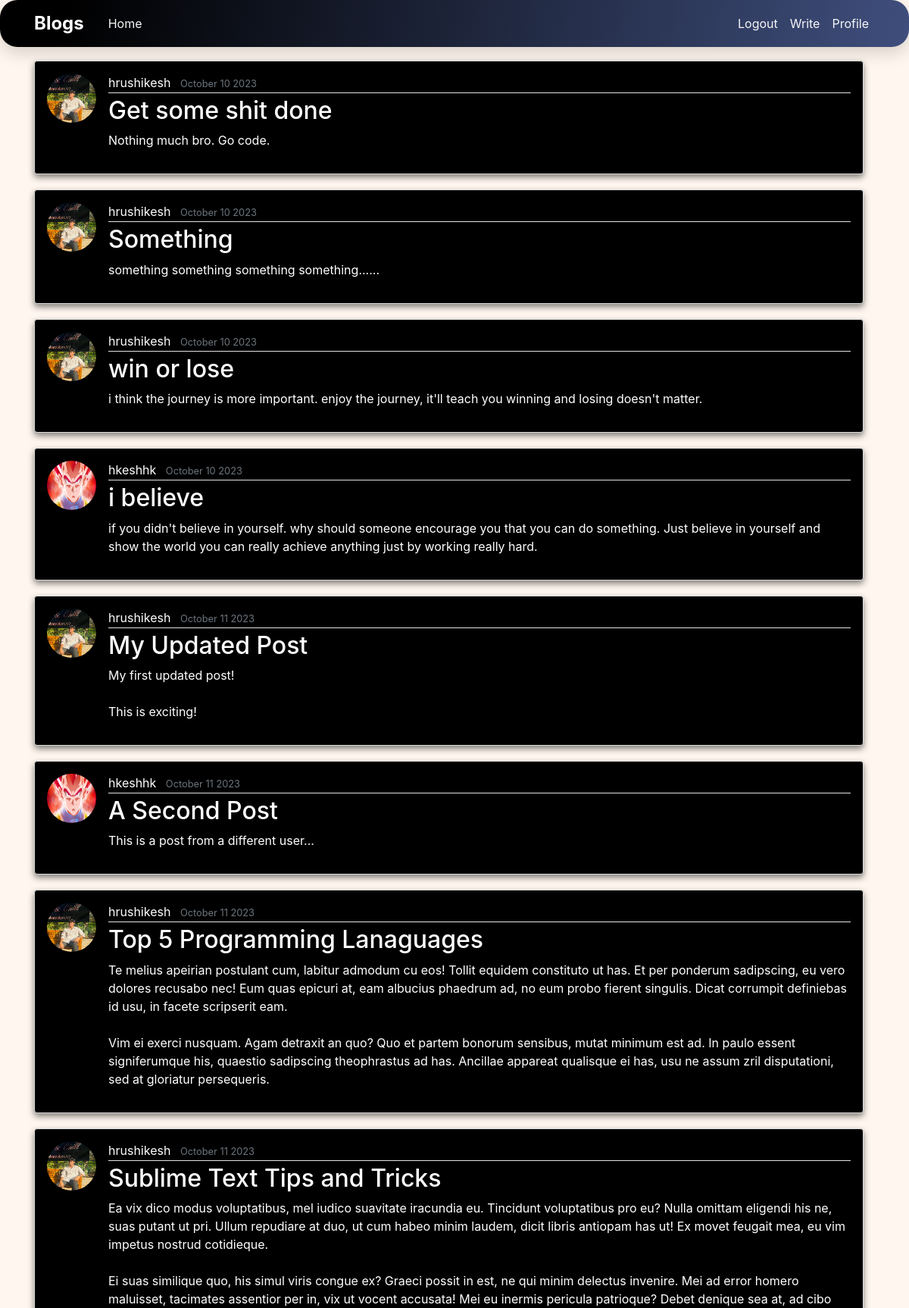
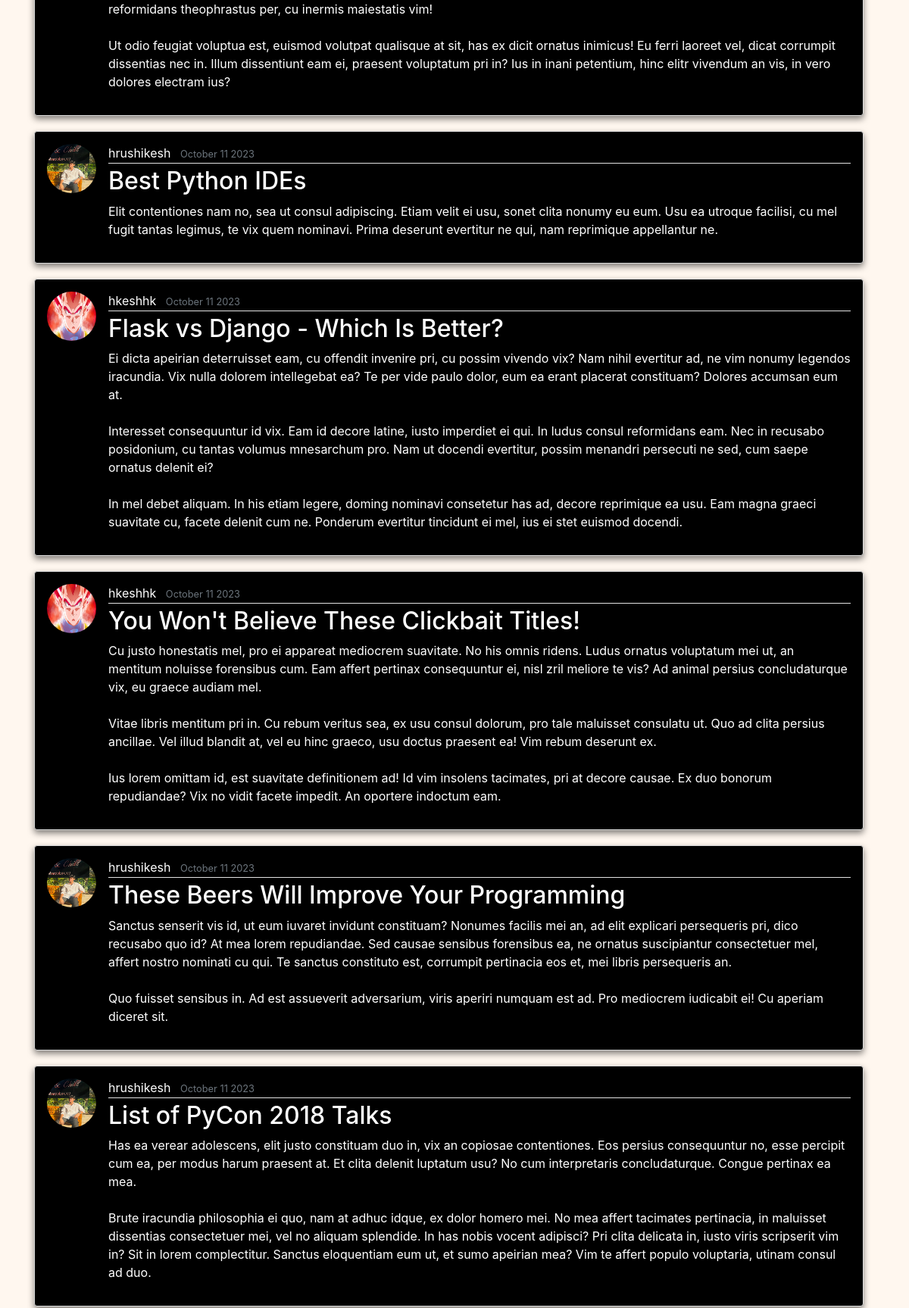
The app's page / (signed in, upper part) with its own data (2 pictures, top to bottom).
### blogs/models.py (models this page shows, shortened)
class Posts(models.Model):
    title = models.CharField(max_length=255,null=False, blank=False)
    content = models.TextField(null=False)
    author = models.ForeignKey(User, on_delete=models.CASCADE)
    date_posted = models.DateTimeField(auto_now_add=True)

### users/models.py (models this page shows, shortened)
class UserProfile(models.Model):
    user = models.OneToOneField(User, on_delete=models.CASCADE)
    image = models.ImageField(default='default.jpg', upload_to='profile_pics')

### blogs/views.py (the view)
# urls.py: path('',views.home, name='blog-home'),
def home(request):
    posts = Posts.objects.all()
    return render(request, "blogs/home.html", {'posts': posts})

### blogs/templates/blogs/home.html
{% extends "blogs/base.html" %}
{% block content %}
    {% for post in posts %}
        <article class="media content-section rounded p-3 mb-6" style="background-color: #000; color: #fff; box-shadow: 0 4px 8px 0 rgba(0, 0, 0, 0.5); width: 150%;">
          <img class="rounded-circle article-img" src="{{ post.author.userprofile.image.url }}">
          <div class="media-body">
            <div class="article-metadata">
              <a class="mr-2 text-white" href="#">{{ post.author }}</a>
              <small class="text-muted">{{ post.date_posted|date:'F d Y' }}</small>
            </div>
            <h2><a class="article-title text-white" href="{% url 'blog_post_detail' post.pk %}">{{ post.title }}</a></h2>
            <p class="article-content">{{ post.content }}</p>
          </div>
        </article>
    {% endfor %}
{% endblock content %}

### blogs/static/css/main.css (style rules this page uses)
body { background: #fafafa; color: #333333; margin-top: 5rem; }
h1, h2, h3, h4, h5, h6 { color: #444444; }
.content-section { background: #ffffff; padding: 10px 20px; border: 1px solid #dddddd; border-radius: 3px; margin-bottom: 20px; }
.article-title { color: #444444; }
.article-content { white-space: pre-line; }
.article-img { height: 65px; width: 65px; margin-right: 16px; }
.article-metadata { padding-bottom: 1px; margin-bottom: 4px; border-bottom: 1px solid #e3e3e3 }

### blogs/templates/blogs/base.html (style rules this page uses)
body { background: #FFF7EF !important; }

### records on screen
Posts: author.userprofile.image (picture), author "hrushikesh", date_posted "October 10 2023", title "Get some shit done", content "Nothing much bro. Go code."
Posts: author.userprofile.image (picture), author "hrushikesh", date_posted "October 10 2023", title "Something", content "something something something something......"
Posts: author.userprofile.image (picture), author "hrushikesh", date_posted "October 10 2023", title "win or lose", content "i think the journey is more important. enjoy the journey, it'll teach you winning and losing doesn't matter."
Posts: author.userprofile.image (picture), author "hkeshhk", date_posted "October 10 2023", title "i believe", content "if you didn't believe in yourself. why should someone encourage you that you can do something. Just believe in yourself and show the world you can really achieve anything just by working really hard."
Posts: author.userprofile.image (picture), author "hrushikesh", date_posted "October 11 2023", title "My Updated Post", content "My first updated post! This is exciting!"
Posts: author.userprofile.image (picture), author "hkeshhk", date_posted "October 11 2023", title "A Second Post", content "This is a post from a different user..."
Posts: author.userprofile.image (picture), author "hrushikesh", date_posted "October 11 2023", title "Top 5 Programming Lanaguages", content "Te melius apeirian postulant cum, labitur admodum cu eos! Tollit equidem constituto ut has. Et per ponderum sadipscing, eu vero dolores recusabo nec! Eum quas epicuri at, eam albucius phaedrum ad, no eum probo fierent singulis. Dicat corrumpit definiebas id usu, in facete scripserit eam. Vim ei exerci nusquam. Agam detraxit an quo? Quo et partem bonorum sensibus, mutat minimum est ad. In paulo essent signiferumque his, quaestio sadipscing theophrastus ad has. Ancillae appareat qualisque ei has, usu ne assum zril disputationi, sed at gloriatur persequeris."
Posts: author.userprofile.image (picture), author "hrushikesh", date_posted "October 11 2023", title "Sublime Text Tips and Tricks", content "Ea vix dico modus voluptatibus, mel iudico suavitate iracundia eu. Tincidunt voluptatibus pro eu? Nulla omittam eligendi his ne, suas putant ut pri. Ullum repudiare at duo, ut cum habeo minim laudem, dicit libris antiopam has ut! Ex movet feugait mea, eu vim impetus nostrud cotidieque. Ei suas similique quo, his simul viris congue ex? Graeci possit in est, ne qui minim delectus invenire. Mei ad error homero maluisset, tacimates assentior per in, vix ut vocent accusata! Mei eu inermis pericula patrioque? Debet denique sea at, ad cibo reformidans theophrastus per, cu inermis maiestatis vim! Ut odio feugiat voluptua est, euismod volutpat qualisque at sit, has ex dicit ornatus inimicus! Eu…"
Posts: author.userprofile.image (picture), author "hrushikesh", date_posted "October 11 2023", title "Best Python IDEs", content "Elit contentiones nam no, sea ut consul adipiscing. Etiam velit ei usu, sonet clita nonumy eu eum. Usu ea utroque facilisi, cu mel fugit tantas legimus, te vix quem nominavi. Prima deserunt evertitur ne qui, nam reprimique appellantur ne."
Posts: author.userprofile.image (picture), author "hkeshhk", date_posted "October 11 2023", title "Flask vs Django - Which Is Better?", content "Ei dicta apeirian deterruisset eam, cu offendit invenire pri, cu possim vivendo vix? Nam nihil evertitur ad, ne vim nonumy legendos iracundia. Vix nulla dolorem intellegebat ea? Te per vide paulo dolor, eum ea erant placerat constituam? Dolores accumsan eum at. Interesset consequuntur id vix. Eam id decore latine, iusto imperdiet ei qui. In ludus consul reformidans eam. Nec in recusabo posidonium, cu tantas volumus mnesarchum pro. Nam ut docendi evertitur, possim menandri persecuti ne sed, cum saepe ornatus delenit ei? In mel debet aliquam. In his etiam legere, doming nominavi consetetur has ad, decore reprimique ea usu. Eam magna graeci suavitate cu, facete delenit cum ne. Ponderum…"
Posts: author.userprofile.image (picture), author "hkeshhk", date_posted "October 11 2023", title "You Won't Believe These Clickbait Titles!", content "Cu justo honestatis mel, pro ei appareat mediocrem suavitate. No his omnis ridens. Ludus ornatus voluptatum mei ut, an mentitum noluisse forensibus cum. Eam affert pertinax consequuntur ei, nisl zril meliore te vis? Ad animal persius concludaturque vix, eu graece audiam mel. Vitae libris mentitum pri in. Cu rebum veritus sea, ex usu consul dolorum, pro tale maluisset consulatu ut. Quo ad clita persius ancillae. Vel illud blandit at, vel eu hinc graeco, usu doctus praesent ea! Vim rebum deserunt ex. Ius lorem omittam id, est suavitate definitionem ad! Id vim insolens tacimates, pri at decore causae. Ex duo bonorum repudiandae? Vix no vidit facete impedit. An oportere indoctum eam."
Posts: author.userprofile.image (picture), author "hrushikesh", date_posted "October 11 2023", title "These Beers Will Improve Your Programming", content "Sanctus senserit vis id, ut eum iuvaret invidunt constituam? Nonumes facilis mei an, ad elit explicari persequeris pri, dico recusabo quo id? At mea lorem repudiandae. Sed causae sensibus forensibus ea, ne ornatus suscipiantur consectetuer mel, affert nostro nominati cu qui. Te sanctus constituto est, corrumpit pertinacia eos et, mei libris persequeris an. Quo fuisset sensibus in. Ad est assueverit adversarium, viris aperiri numquam est ad. Pro mediocrem iudicabit ei! Cu aperiam diceret sit."
Posts: author.userprofile.image (picture), author "hrushikesh", date_posted "October 11 2023", title "List of PyCon 2018 Talks", content "Has ea verear adolescens, elit justo constituam duo in, vix an copiosae contentiones. Eos persius consequuntur no, esse percipit cum ea, per modus harum praesent at. Et clita delenit luptatum usu? No cum interpretaris concludaturque. Congue pertinax ea mea. Brute iracundia philosophia ei quo, nam at adhuc idque, ex dolor homero mei. No mea affert tacimates pertinacia, in maluisset dissentias consectetuer mei, vel no aliquam splendide. In has nobis vocent adipisci? Pri clita delicata in, iusto viris scripserit vim in? Sit in lorem complectitur. Sanctus eloquentiam eum ut, et sumo apeirian mea? Vim te affert populo voluptaria, utinam consul ad duo."
